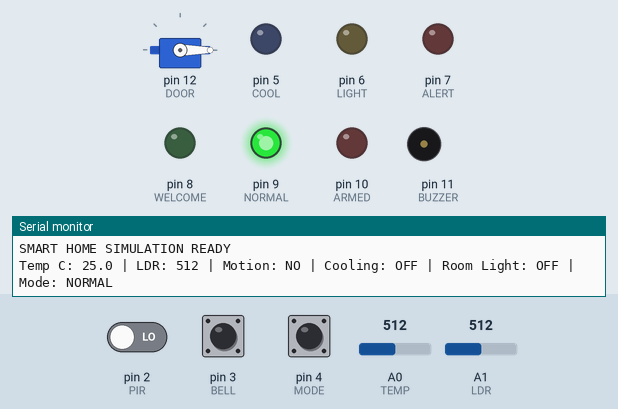
This sketch was run on a simulated Arduino Uno, built with avr-gcc and run on an emulated ATmega328P. On the bench: servo, output pins drawn as LEDs (lit = HIGH), buzzer (waves = sounding), the last lines printed to the serial monitor. Dashed ring = blinking. The inputs (shaded band) are chosen by the test bench; at power-on: A0 (TEMP) = 512, A1 (LDR) = 512, pin 2 (PIR) LOW, pin 4 (MODE) HIGH, pin 3 (BELL) HIGH.

Above: at 1.2 s.
1.3 s: A0 (TEMP) set to 470
2.8 s: A0 (TEMP) set to 448
At 5.3 s:
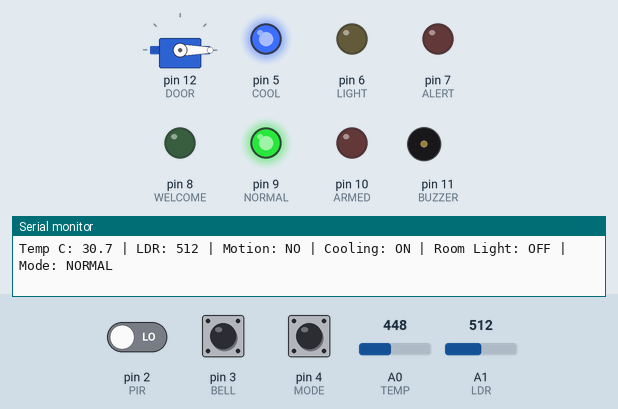
5.6 s: A1 (LDR) set to 540
8.6 s: A1 (LDR) set to 562
At 9.3 s:
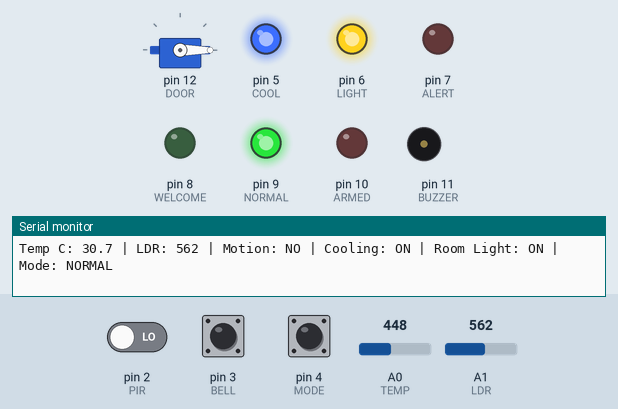
10.1 s: pin 2 (PIR) driven HIGH
At 10.5 s:
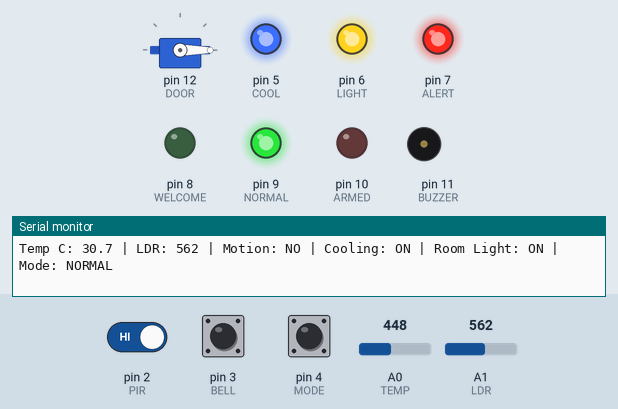
13.1 s: pin 4 (MODE) pulled LOW for 0.15 s
At 13.62 s:
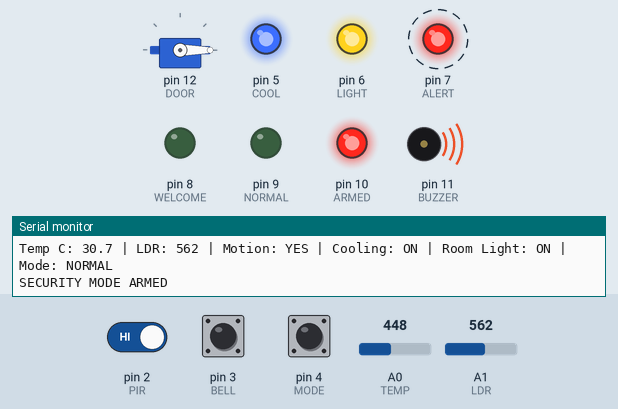
Timing chart, 0 to 17.1 s (numbered marks = the images above; inputs shaded):
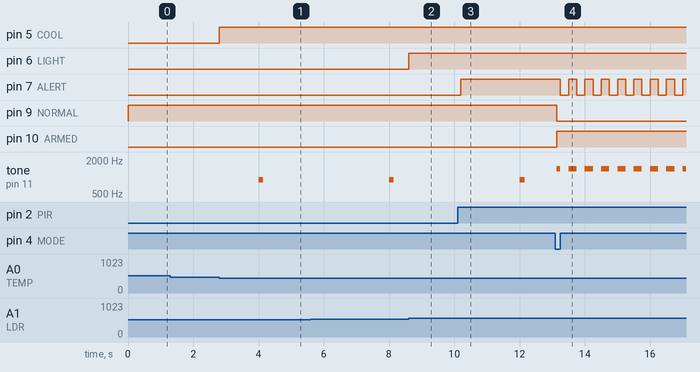

Measured:
- the behaviour switches between 456 and 455 on A0 (TEMP) (found by bisection; images 0 and 1)
- the behaviour switches between 550 and 551 on A1 (LDR) (found by bisection; images 1 and 2)
- after the input at 2.8 s, pin 5 (COOL): LOW → HIGH at once; tone on pin 11 (BUZZER): silent → 900 Hz after 1.2 s, → silent 0.15 s later
- after the input at 8.6 s, pin 6 (LIGHT): LOW → HIGH at once
- after the input at 10.1 s, pin 7 (ALERT): LOW → HIGH after 0.10 s
- after the input at 13.1 s, pin 7 (ALERT): alternates HIGH for 0.25 s and LOW for 0.25 s, starting after 0.15 s; pin 9 (NORMAL): HIGH → LOW at once; pin 10 (ARMED): LOW → HIGH at once

The sketch:

Smart_Home_Automation.ino
```cpp
#include <Servo.h>
#include <math.h>

const byte TEMP = A0, LDR = A1, PIR = 2, BELL = 3, MODE = 4;
const byte COOL = 5, LIGHT = 6, ALERT = 7, WELCOME = 8;
const byte NORMAL = 9, ARMED = 10, BUZZER = 11, DOOR = 12;
Servo door;
bool armed = false, cooling = false, doorOpen = false;
bool bellLast = HIGH, modeLast = HIGH;
unsigned long bellChange = 0, modeChange = 0, openAt = 0;
unsigned long sampledAt = 0, reportedAt = 0;
float temperature = 24;
int ldr = 0;
bool motion = false, dark = false;

void setup() {
  Serial.begin(9600);
  pinMode(PIR, INPUT);
  pinMode(BELL, INPUT_PULLUP);
  pinMode(MODE, INPUT_PULLUP);
  for (byte p = COOL; p <= BUZZER; p++) pinMode(p, OUTPUT);
  door.attach(DOOR);
  door.write(0);
  Serial.println("SMART HOME SIMULATION READY");
}

void loop() {
  unsigned long now = millis();
  bool m = digitalRead(MODE);
  if (m != modeLast) modeChange = now;
  static bool modeStable = HIGH;
  if ((now - modeChange) > 40 && m != modeStable) {
    modeStable = m;
    if (m == LOW) {
      armed = !armed;
      Serial.println(armed ? "SECURITY MODE ARMED" : "NORMAL MODE");
    }
  }
  modeLast = m;

  bool b = digitalRead(BELL);
  if (b != bellLast) bellChange = now;
  static bool bellStable = HIGH;
  if ((now - bellChange) > 40 && b != bellStable) {
    bellStable = b;
    if (b == LOW) {
      doorOpen = true;
      openAt = now;
      door.write(90);
      Serial.println("DOOR OPEN");
    }
  }
  bellLast = b;
  if (doorOpen && now - openAt >= 5000) {
    doorOpen = false;
    door.write(0);
    Serial.println("DOOR CLOSED");
  }
  digitalWrite(WELCOME, doorOpen);

  if (now - sampledAt >= 200) {
    sampledAt = now;
    int raw = analogRead(TEMP);
    if (raw > 0 && raw < 1023) {
      temperature = 1.0 / (log(1.0 / (1023.0 / raw - 1.0)) / 3950.0 + 1.0 / 298.15) - 273.15;
    }
    if (temperature >= 30) cooling = true;
    if (temperature <= 28) cooling = false;
    digitalWrite(COOL, cooling);

    // Wokwi LDR module: higher analog reading means DARKER.
    ldr = analogRead(LDR);
    dark = ldr > 550;
    digitalWrite(LIGHT, dark);
    motion = digitalRead(PIR) == HIGH;
  }

  digitalWrite(NORMAL, !armed);
  digitalWrite(ARMED, armed);
  digitalWrite(ALERT, motion && (!armed || (now / 250) % 2 == 0));
  if (armed && motion) {
    if ((now / 250) % 2 == 0) tone(BUZZER, 1400);
    else noTone(BUZZER);
  } else if (cooling && (now % 4000 < 150)) {
    tone(BUZZER, 900);
  } else {
    noTone(BUZZER);
  }

  if (now - reportedAt >= 1000) {
    reportedAt = now;
    Serial.print("Temp C: "); Serial.print(temperature, 1);
    Serial.print(" | LDR: "); Serial.print(ldr);
    Serial.print(" | Motion: "); Serial.print(motion ? "YES" : "NO");
    Serial.print(" | Cooling: "); Serial.print(cooling ? "ON" : "OFF");
    Serial.print(" | Room Light: "); Serial.print(dark ? "ON" : "OFF");
    Serial.print(" | Mode: "); Serial.println(armed ? "ARMED" : "NORMAL");
  }
}
```
